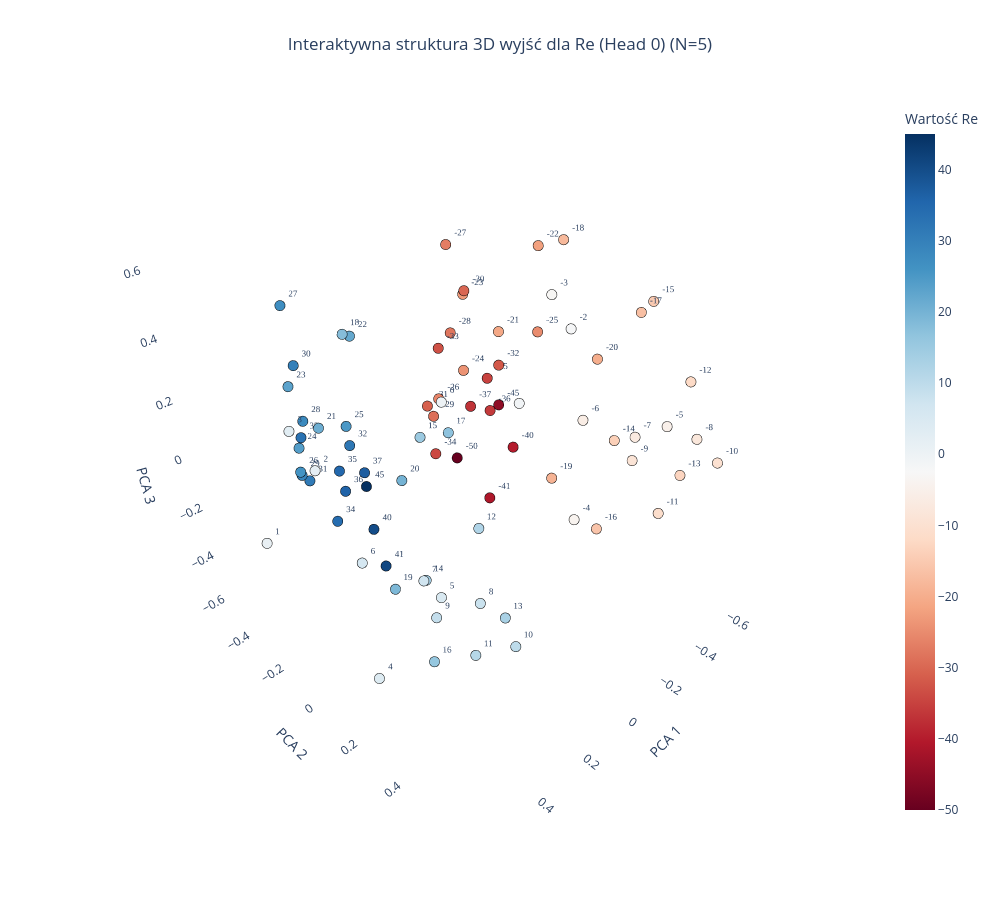
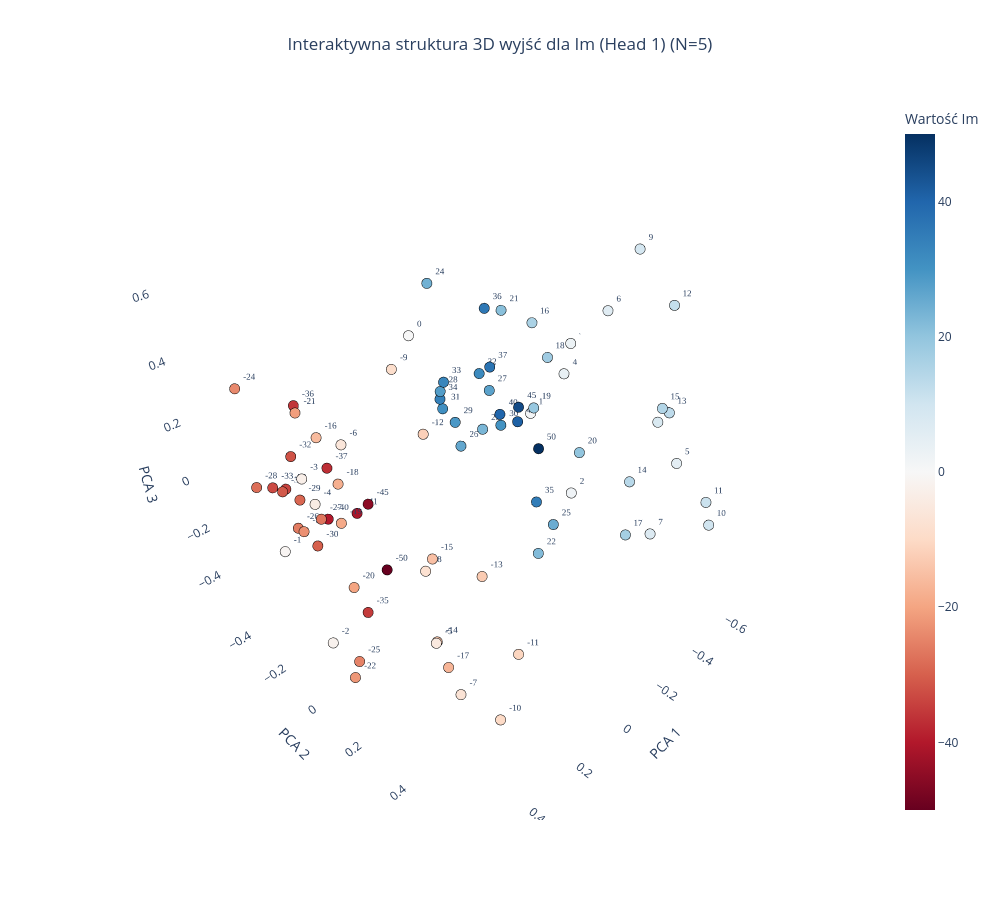

Notebook source saved alongside these figures, in order:
### Code cell
plot_output_head_plotly_3d(model, N=N, head_idx=0)

plot_output_head_plotly_3d(model, N=N, head_idx=1)

### Figure 1 — Plotly figure (JSON) as saved in the notebook; plotly's stock layout.template omitted (floating-point values rounded to 4 significant figures)
{"data": [{"hoverinfo": "text", "hovertext": ["Token ID: 0<br>Wartość algebraiczna: -50", "Token ID: 5<br>Wartość algebraiczna: -45", "Token ID: 9<br>Wartość algebraiczna: -41", "Token ID: 10<br>Wartość algebraiczna: -40", "Token ID: 13<br>Wartość algebraiczna: -37", "Token ID: 14<br>Wartość algebraiczna: -36", "Token ID: 15<br>Wartość algebraiczna: -35", "Token ID: 16<br>Wartość algebraiczna: -34", "Token ID: 17<br>Wartość algebraiczna: -33", "Token ID: 18<br>Wartość algebraiczna: -32", "Token ID: 19<br>Wartość algebraiczna: -31", "Token ID: 20<br>Wartość algebraiczna: -30", "Token ID: 21<br>Wartość algebraiczna: -29", "Token ID: 22<br>Wartość algebraiczna: -28", "Token ID: 23<br>Wartość algebraiczna: -27", "Token ID: 24<br>Wartość algebraiczna: -26", "Token ID: 25<br>Wartość algebraiczna: -25", "Token ID: 26<br>Wartość algebraiczna: -24", "Token ID: 27<br>Wartość algebraiczna: -23", "Token ID: 28<br>Wartość algebraiczna: -22", "Token ID: 29<br>Wartość algebraiczna: -21", "Token ID: 30<br>Wartość algebraiczna: -20", "Token ID: 31<br>Wartość algebraiczna: -19", "Token ID: 32<br>Wartość algebraiczna: -18", "Token ID: 33<br>Wartość algebraiczna: -17", "Token ID: 34<br>Wartość algebraiczna: -16", "Token ID: 35<br>Wartość algebraiczna: -15", "Token ID: 36<br>Wartość algebraiczna: -14", "Token ID: 37<br>Wartość algebraiczna: -13", "Token ID: 38<br>Wartość algebraiczna: -12", "Token ID: 39<br>Wartość algebraiczna: -11", "Token ID: 40<br>Wartość algebraiczna: -10", "Token ID: 41<br>Wartość algebraiczna: -9", "Token ID: 42<br>Wartość algebraiczna: -8", "Token ID: 43<br>Wartość algebraiczna: -7", "Token ID: 44<br>Wartość algebraiczna: -6", "Token ID: 45<br>Wartość algebraiczna: -5", "Token ID: 46<br>Wartość algebraiczna: -4", "Token ID: 47<br>Wartość algebraiczna: -3", "Token ID: 48<br>Wartość algebraiczna: -2", "Token ID: 49<br>Wartość algebraiczna: -1", "Token ID: 50<br>Wartość algebraiczna: 0", "Token ID: 51<br>Wartość algebraiczna: 1", "Token ID: 52<br>Wartość algebraiczna: 2", "Token ID: 53<br>Wartość algebraiczna: 3", "Token ID: 54<br>Wartość algebraiczna: 4", "Token ID: 55<br>Wartość algebraiczna: 5", "Token ID: 56<br>Wartość algebraiczna: 6", "Token ID: 57<br>Wartość algebraiczna: 7", "Token ID: 58<br>Wartość algebraiczna: 8", "Token ID: 59<br>Wartość algebraiczna: 9", "Token ID: 60<br>Wartość algebraiczna: 10", "Token ID: 61<br>Wartość algebraiczna: 11", "Token ID: 62<br>Wartość algebraiczna: 12", "Token ID: 63<br>Wartość algebraiczna: 13", "Token ID: 64<br>Wartość algebraiczna: 14", "Token ID: 65<br>Wartość algebraiczna: 15", "Token ID: 66<br>Wartość algebraiczna: 16", "Token ID: 67<br>Wartość algebraiczna: 17", "Token ID: 68<br>Wartość algebraiczna: 18", "Token ID: 69<br>Wartość algebraiczna: 19", "Token ID: 70<br>Wartość algebraiczna: 20", "Token ID: 71<br>Wartość algebraiczna: 21", "Token ID: 72<br>Wartość algebraiczna: 22", "Token ID: 73<br>Wartość algebraiczna: 23", "Token ID: 74<br>Wartość algebraiczna: 24", "Token ID: 75<br>Wartość algebraiczna: 25", "Token ID: 76<br>Wartość algebraiczna: 26", "Token ID: 77<br>Wartość algebraiczna: 27", "Token ID: 78<br>Wartość algebraiczna: 28", "Token ID: 79<br>Wartość algebraiczna: 29", "Token ID: 80<br>Wartość algebraiczna: 30", "Token ID: 81<br>Wartość algebraiczna: 31", "Token ID: 82<br>Wartość algebraiczna: 32", "Token ID: 83<br>Wartość algebraiczna: 33", "Token ID: 84<br>Wartość algebraiczna: 34", "Token ID: 85<br>Wartość algebraiczna: 35", "Token ID: 86<br>Wartość algebraiczna: 36", "Token ID: 87<br>Wartość algebraiczna: 37", "Token ID: 90<br>Wartość algebraiczna: 40", "Token ID: 91<br>Wartość algebraiczna: 41", "Token ID: 95<br>Wartość algebraiczna: 45"], "marker": {"color": [-50, -45, -41, -40, -37, -36, -35, -34, -33, -32, -31, -30, -29, -28, -27, -26, -25, -24, -23, -22, -21, -20, -19, -18, -17, -16, -15, -14, -13, -12, -11, -10, -9, -8, -7, -6, -5, -4, -3, -2, -1, 0, 1, 2, 3, 4, 5, 6, 7, 8, 9, 10, 11, 12, 13, 14, 15, 16, 17, 18, 19, 20, 21, 22, 23, 24, 25, 26, 27, 28, 29, 30, 31, 32, 33, 34, 35, 36, 37, 40, 41, 45], "colorbar": {"title": {"text": "Wartość Re"}}, "colorscale": [[0, "rgb(103,0,31)"], [0.1, "rgb(178,24,43)"], [0.2, "rgb(214,96,77)"], [0.3, "rgb(244,165,130)"], [0.4, "rgb(253,219,199)"], [0.5, "rgb(247,247,247)"], [0.6, "rgb(209,229,240)"], [0.7, "rgb(146,197,222)"], [0.8, "rgb(67,147,195)"], [0.9, "rgb(33,102,172)"], [1, "rgb(5,48,97)"]], "line": {"color": "Black", "width": 1}, "showscale": true, "size": 6}, "mode": "markers+text", "text": ["-50", "-45", "-41", "-40", "-37", "-36", "-35", "-34", "-33", "-32", "-31", "-30", "-29", "-28", "-27", "-26", "-25", "-24", "-23", "-22", "-21", "-20", "-19", "-18", "-17", "-16", "-15", "-14", "-13", "-12", "-11", "-10", "-9", "-8", "-7", "-6", "-5", "-4", "-3", "-2", "-1", "0", "1", "2", "3", "4", "5", "6", "7", "8", "9", "10", "11", "12", "13", "14", "15", "16", "17", "18", "19", "20", "21", "22", "23", "24", "25", "26", "27", "28", "29", "30", "31", "32", "33", "34", "35", "36", "37", "40", "41", "45"], "textfont": {"family": "Arial Black", "size": 9}, "textposition": "top right", "type": "scatter3d", "x": [-0.1322, -0.297, -0.2676, -0.314, -0.29, -0.3372, -0.2918, -0.2319, -0.2469, -0.2979, -0.2983, -0.2847, -0.2704, -0.3187, -0.3136, -0.3007, -0.3675, -0.3405, -0.3152, -0.3663, -0.357, -0.4083, -0.3928, -0.3716, -0.3882, -0.4664, -0.4628, -0.4323, -0.4202, -0.5045, -0.4332, -0.4935, -0.4979, -0.5262, -0.4832, -0.5282, -0.5133, -0.5264, -0.5351, -0.5104, -0.5845, 0.01846, 0.5681, 0.5367, 0.53, 0.4583, 0.4969, 0.4774, 0.4442, 0.4289, 0.4311, 0.4354, 0.4251, 0.4042, 0.3989, 0.4223, 0.4637, 0.3722, 0.3836, 0.441, 0.3576, 0.4166, 0.4125, 0.3733, 0.4006, 0.3791, 0.4101, 0.3335, 0.3572, 0.3494, 0.3267, 0.3871, 0.2851, 0.3228, 0.3605, 0.2925, 0.3581, 0.3315, 0.2333, 0.3175, 0.2675, 0.3096], "y": [-0.1619, -0.1257, -0.1355, -0.06937, -0.2559, -0.2057, -0.1761, -0.3846, -0.3695, -0.1293, -0.4978, -0.2782, -0.4332, -0.3844, -0.3917, -0.4355, -0.02542, -0.3426, -0.3154, -0.03679, -0.1888, 0.189, 0.04744, 0.05622, 0.3428, 0.2083, 0.3311, 0.2675, 0.5301, 0.4687, 0.4675, 0.6081, 0.3021, 0.509, 0.3118, 0.06224, 0.4058, 0.05988, -0.1147, -0.0035, -0.2903, -0.06761, -0.272, 0.003587, -0.1094, 0.08937, 0.4416, 0.08861, 0.3145, 0.5106, 0.345, 0.6397, 0.49, 0.4807, 0.5692, 0.298, 0.3496, 0.2592, 0.3585, 0.05158, 0.07577, 0.214, -0.1488, -0.01379, -0.2989, -0.3235, -0.01692, -0.4111, -0.3516, -0.3294, -0.4166, -0.2774, -0.4419, -0.1354, -0.3345, -0.293, -0.1507, -0.1698, -0.1994, -0.06142, -0.08203, -0.08999], "z": [-0.207, -0.0497, -0.4401, -0.2055, -0.1092, -0.1256, 0.03639, -0.3484, 0.09476, 0.1029, -0.2176, 0.3253, -0.2216, 0.1224, 0.4427, -0.16, 0.2374, -0.01893, 0.291, 0.5227, 0.1836, 0.2056, -0.3203, 0.5653, 0.4234, -0.5021, 0.4293, -0.07358, -0.0721, 0.1994, -0.2646, -0.02288, -0.1693, 0.001417, -0.06368, -0.1318, 0.006854, -0.5796, 0.2836, 0.205, -0.2398, 0.1228, -0.2331, 0.1665, 0.2347, -0.6414, -0.01927, -0.1417, -0.08221, -0.0391, -0.2069, -0.09069, -0.247, 0.1723, -0.06945, -0.1056, 0.4012, -0.4973, 0.3806, 0.5481, -0.3324, 0.1819, 0.1726, 0.495, 0.2401, 0.003312, 0.238, -0.1561, 0.4615, 0.08484, -0.1756, 0.3119, -0.233, 0.07639, 0.0278, -0.3177, -0.005539, -0.1054, -0.1012, -0.201, -0.3968, -0.05622]}], "layout": {"height": 900, "scene": {"xaxis": {"backgroundcolor": "white", "gridcolor": "rgba(200,200,200,0.2)", "title": {"text": "PCA 1"}}, "yaxis": {"backgroundcolor": "white", "gridcolor": "rgba(200,200,200,0.2)", "title": {"text": "PCA 2"}}, "zaxis": {"backgroundcolor": "white", "gridcolor": "rgba(200,200,200,0.2)", "title": {"text": "PCA 3"}}}, "showlegend": false, "title": {"text": "Interaktywna struktura 3D wyjść dla Re (Head 0) (N=5)", "x": 0.5, "xanchor": "center"}, "width": 1000}}

### Figure 2 — Plotly figure (JSON) as saved in the notebook; plotly's stock layout.template omitted (floating-point values rounded to 4 significant figures)
{"data": [{"hoverinfo": "text", "hovertext": ["Token ID: 0<br>Wartość algebraiczna: -50", "Token ID: 5<br>Wartość algebraiczna: -45", "Token ID: 9<br>Wartość algebraiczna: -41", "Token ID: 10<br>Wartość algebraiczna: -40", "Token ID: 13<br>Wartość algebraiczna: -37", "Token ID: 14<br>Wartość algebraiczna: -36", "Token ID: 15<br>Wartość algebraiczna: -35", "Token ID: 16<br>Wartość algebraiczna: -34", "Token ID: 17<br>Wartość algebraiczna: -33", "Token ID: 18<br>Wartość algebraiczna: -32", "Token ID: 19<br>Wartość algebraiczna: -31", "Token ID: 20<br>Wartość algebraiczna: -30", "Token ID: 21<br>Wartość algebraiczna: -29", "Token ID: 22<br>Wartość algebraiczna: -28", "Token ID: 23<br>Wartość algebraiczna: -27", "Token ID: 24<br>Wartość algebraiczna: -26", "Token ID: 25<br>Wartość algebraiczna: -25", "Token ID: 26<br>Wartość algebraiczna: -24", "Token ID: 27<br>Wartość algebraiczna: -23", "Token ID: 28<br>Wartość algebraiczna: -22", "Token ID: 29<br>Wartość algebraiczna: -21", "Token ID: 30<br>Wartość algebraiczna: -20", "Token ID: 31<br>Wartość algebraiczna: -19", "Token ID: 32<br>Wartość algebraiczna: -18", "Token ID: 33<br>Wartość algebraiczna: -17", "Token ID: 34<br>Wartość algebraiczna: -16", "Token ID: 35<br>Wartość algebraiczna: -15", "Token ID: 36<br>Wartość algebraiczna: -14", "Token ID: 37<br>Wartość algebraiczna: -13", "Token ID: 38<br>Wartość algebraiczna: -12", "Token ID: 39<br>Wartość algebraiczna: -11", "Token ID: 40<br>Wartość algebraiczna: -10", "Token ID: 41<br>Wartość algebraiczna: -9", "Token ID: 42<br>Wartość algebraiczna: -8", "Token ID: 43<br>Wartość algebraiczna: -7", "Token ID: 44<br>Wartość algebraiczna: -6", "Token ID: 45<br>Wartość algebraiczna: -5", "Token ID: 46<br>Wartość algebraiczna: -4", "Token ID: 47<br>Wartość algebraiczna: -3", "Token ID: 48<br>Wartość algebraiczna: -2", "Token ID: 49<br>Wartość algebraiczna: -1", "Token ID: 50<br>Wartość algebraiczna: 0", "Token ID: 51<br>Wartość algebraiczna: 1", "Token ID: 52<br>Wartość algebraiczna: 2", "Token ID: 53<br>Wartość algebraiczna: 3", "Token ID: 54<br>Wartość algebraiczna: 4", "Token ID: 55<br>Wartość algebraiczna: 5", "Token ID: 56<br>Wartość algebraiczna: 6", "Token ID: 57<br>Wartość algebraiczna: 7", "Token ID: 58<br>Wartość algebraiczna: 8", "Token ID: 59<br>Wartość algebraiczna: 9", "Token ID: 60<br>Wartość algebraiczna: 10", "Token ID: 61<br>Wartość algebraiczna: 11", "Token ID: 62<br>Wartość algebraiczna: 12", "Token ID: 63<br>Wartość algebraiczna: 13", "Token ID: 64<br>Wartość algebraiczna: 14", "Token ID: 65<br>Wartość algebraiczna: 15", "Token ID: 66<br>Wartość algebraiczna: 16", "Token ID: 67<br>Wartość algebraiczna: 17", "Token ID: 68<br>Wartość algebraiczna: 18", "Token ID: 69<br>Wartość algebraiczna: 19", "Token ID: 70<br>Wartość algebraiczna: 20", "Token ID: 71<br>Wartość algebraiczna: 21", "Token ID: 72<br>Wartość algebraiczna: 22", "Token ID: 73<br>Wartość algebraiczna: 23", "Token ID: 74<br>Wartość algebraiczna: 24", "Token ID: 75<br>Wartość algebraiczna: 25", "Token ID: 76<br>Wartość algebraiczna: 26", "Token ID: 77<br>Wartość algebraiczna: 27", "Token ID: 78<br>Wartość algebraiczna: 28", "Token ID: 79<br>Wartość algebraiczna: 29", "Token ID: 80<br>Wartość algebraiczna: 30", "Token ID: 81<br>Wartość algebraiczna: 31", "Token ID: 82<br>Wartość algebraiczna: 32", "Token ID: 83<br>Wartość algebraiczna: 33", "Token ID: 84<br>Wartość algebraiczna: 34", "Token ID: 85<br>Wartość algebraiczna: 35", "Token ID: 86<br>Wartość algebraiczna: 36", "Token ID: 87<br>Wartość algebraiczna: 37", "Token ID: 90<br>Wartość algebraiczna: 40", "Token ID: 91<br>Wartość algebraiczna: 41", "Token ID: 95<br>Wartość algebraiczna: 45", "Token ID: 100<br>Wartość algebraiczna: 50"], "marker": {"color": [-50, -45, -41, -40, -37, -36, -35, -34, -33, -32, -31, -30, -29, -28, -27, -26, -25, -24, -23, -22, -21, -20, -19, -18, -17, -16, -15, -14, -13, -12, -11, -10, -9, -8, -7, -6, -5, -4, -3, -2, -1, 0, 1, 2, 3, 4, 5, 6, 7, 8, 9, 10, 11, 12, 13, 14, 15, 16, 17, 18, 19, 20, 21, 22, 23, 24, 25, 26, 27, 28, 29, 30, 31, 32, 33, 34, 35, 36, 37, 40, 41, 45, 50], "colorbar": {"title": {"text": "Wartość Im"}}, "colorscale": [[0, "rgb(103,0,31)"], [0.1, "rgb(178,24,43)"], [0.2, "rgb(214,96,77)"], [0.3, "rgb(244,165,130)"], [0.4, "rgb(253,219,199)"], [0.5, "rgb(247,247,247)"], [0.6, "rgb(209,229,240)"], [0.7, "rgb(146,197,222)"], [0.8, "rgb(67,147,195)"], [0.9, "rgb(33,102,172)"], [1, "rgb(5,48,97)"]], "line": {"color": "Black", "width": 1}, "showscale": true, "size": 6}, "mode": "markers+text", "text": ["-50", "-45", "-41", "-40", "-37", "-36", "-35", "-34", "-33", "-32", "-31", "-30", "-29", "-28", "-27", "-26", "-25", "-24", "-23", "-22", "-21", "-20", "-19", "-18", "-17", "-16", "-15", "-14", "-13", "-12", "-11", "-10", "-9", "-8", "-7", "-6", "-5", "-4", "-3", "-2", "-1", "0", "1", "2", "3", "4", "5", "6", "7", "8", "9", "10", "11", "12", "13", "14", "15", "16", "17", "18", "19", "20", "21", "22", "23", "24", "25", "26", "27", "28", "29", "30", "31", "32", "33", "34", "35", "36", "37", "40", "41", "45", "50"], "textfont": {"family": "Arial Black", "size": 9}, "textposition": "top right", "type": "scatter3d", "x": [0.3018, 0.3295, 0.3217, 0.3715, 0.3552, 0.4006, 0.3672, 0.3462, 0.4535, 0.4336, 0.3719, 0.4516, 0.3698, 0.4473, 0.428, 0.3862, 0.4839, 0.441, 0.4266, 0.4887, 0.4402, 0.4989, 0.4112, 0.4782, 0.3824, 0.4573, 0.4694, 0.4224, 0.3977, 0.4594, 0.3881, 0.4421, 0.4572, 0.4542, 0.4228, 0.5048, 0.4941, 0.4853, 0.5215, 0.5131, 0.5114, -0.009162, -0.5724, -0.5687, -0.5904, -0.5772, -0.5664, -0.5593, -0.5343, -0.538, -0.4796, -0.5385, -0.4723, -0.4881, -0.4772, -0.4568, -0.4658, -0.4254, -0.4185, -0.3685, -0.4158, -0.4375, -0.3611, -0.3656, -0.372, -0.3381, -0.3882, -0.3398, -0.3405, -0.3505, -0.3282, -0.3694, -0.3469, -0.3577, -0.3008, -0.3473, -0.4064, -0.401, -0.3489, -0.4027, -0.39, -0.3695, -0.403], "y": [0.008034, -0.01854, -0.0883, -0.1684, -0.1662, -0.2232, -0.01905, -0.4333, -0.3179, -0.2215, -0.4107, -0.1155, -0.3165, -0.4292, -0.1152, -0.3238, 0.07914, -0.4636, -0.2233, 0.05409, -0.1543, 0.1169, -0.0409, 0.06661, 0.3597, -0.04058, 0.411, 0.3622, 0.5046, 0.3861, 0.6203, 0.6156, 0.2889, 0.3663, 0.4509, 0.1385, 0.4413, -0.04417, -0.03256, -0.004646, -0.2017, -0.2081, -0.2086, 0.009498, -0.05758, -0.06754, 0.4223, 0.1051, 0.3831, 0.3502, 0.2522, 0.585, 0.5944, 0.3814, 0.4219, 0.3263, 0.4031, -0.09002, 0.3608, 0.02961, -0.05886, 0.1307, -0.166, 0.0361, -0.2581, -0.4917, 0.07909, -0.3381, -0.1955, -0.455, -0.3543, -0.1661, -0.4402, -0.2612, -0.3805, -0.4536, -0.01919, -0.2807, -0.2022, -0.2031, -0.1068, -0.08633, -0.01834], "z": [-0.2187, 0.03248, -0.04493, -0.08432, 0.09602, 0.3015, -0.3699, -0.1277, -0.003453, 0.1481, -0.1123, -0.1081, -0.0946, -0.06498, -0.02126, -0.2021, -0.4204, 0.2716, -0.1328, -0.5078, 0.3261, -0.08488, -0.003008, 0.2274, -0.3025, 0.309, 0.185, -0.1685, 0.1437, 0.5209, -0.04146, -0.2434, 0.6408, 0.1073, -0.3039, 0.3958, -0.05849, 0.1042, 0.2144, -0.3826, -0.1464, 0.372, -0.1499, -0.3986, 0.1871, 0.07142, -0.05516, 0.3729, -0.3527, 0.08142, 0.6373, -0.1986, -0.06573, 0.5065, 0.1749, -0.1212, 0.187, 0.3102, -0.3013, 0.2527, 0.008072, -0.09285, 0.3498, -0.5514, -0.1497, 0.3472, -0.4036, -0.246, 0.0506, -0.06687, -0.1443, -0.08934, -0.1328, 0.08282, 0.02324, -0.09744, -0.3668, 0.3048, 0.1348, -0.07594, -0.0572, 0.01925, -0.1327]}], "layout": {"height": 900, "scene": {"xaxis": {"backgroundcolor": "white", "gridcolor": "rgba(200,200,200,0.2)", "title": {"text": "PCA 1"}}, "yaxis": {"backgroundcolor": "white", "gridcolor": "rgba(200,200,200,0.2)", "title": {"text": "PCA 2"}}, "zaxis": {"backgroundcolor": "white", "gridcolor": "rgba(200,200,200,0.2)", "title": {"text": "PCA 3"}}}, "showlegend": false, "title": {"text": "Interaktywna struktura 3D wyjść dla Im (Head 1) (N=5)", "x": 0.5, "xanchor": "center"}, "width": 1000}}
